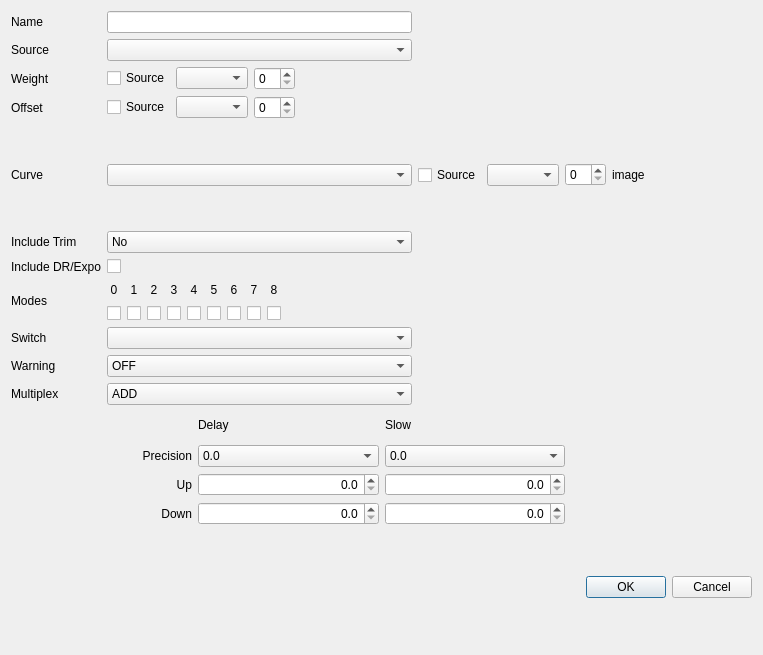
<?xml version="1.0" encoding="UTF-8"?>
<ui version="4.0">
 <class>MixerDialog</class>
 <widget class="QDialog" name="MixerDialog">
  <property name="geometry">
   <rect>
    <x>0</x>
    <y>0</y>
    <width>763</width>
    <height>655</height>
   </rect>
  </property>
  <property name="sizePolicy">
   <sizepolicy hsizetype="Minimum" vsizetype="Minimum">
    <horstretch>0</horstretch>
    <verstretch>0</verstretch>
   </sizepolicy>
  </property>
  <property name="windowTitle">
   <string>Dialog</string>
  </property>
  <property name="windowIcon">
   <iconset resource="../companion.qrc">
    <normaloff>:/icon.png</normaloff>:/icon.png</iconset>
  </property>
  <layout class="QGridLayout" name="gridLayout_3">
   <property name="verticalSpacing">
    <number>6</number>
   </property>
   <item row="0" column="0">
    <layout class="QGridLayout" name="gridLayout_2" columnstretch="0,0,0">
     <item row="2" column="1" colspan="2">
      <layout class="QHBoxLayout" name="horizontalLayout" stretch="0,0,0,1">
       <item>
        <widget class="QCheckBox" name="chkWeightUseSource">
         <property name="text">
          <string>Source</string>
         </property>
        </widget>
       </item>
       <item>
        <widget class="QComboBox" name="cboWeightSource">
         <property name="whatsThis">
          <string>The source for the mixer</string>
         </property>
        </widget>
       </item>
       <item>
        <widget class="QSpinBox" name="sbWeightValue"/>
       </item>
       <item>
        <spacer name="horizontalSpacer_2">
         <property name="orientation">
          <enum>Qt::Orientation::Horizontal</enum>
         </property>
         <property name="sizeHint" stdset="0">
          <size>
           <width>40</width>
           <height>20</height>
          </size>
         </property>
        </spacer>
       </item>
      </layout>
     </item>
     <item row="1" column="1">
      <widget class="QComboBox" name="sourceCB"/>
     </item>
     <item row="5" column="0">
      <widget class="QLabel" name="trimLabel">
       <property name="text">
        <string>Include Trim</string>
       </property>
      </widget>
     </item>
     <item row="8" column="1">
      <widget class="QComboBox" name="switchesCB"/>
     </item>
     <item row="3" column="1" colspan="2">
      <layout class="QHBoxLayout" name="horizontalLayout_2" stretch="0,0,0,1">
       <item>
        <widget class="QCheckBox" name="chkOffsetUseSource">
         <property name="text">
          <string>Source</string>
         </property>
        </widget>
       </item>
       <item>
        <widget class="QComboBox" name="cboOffsetSource">
         <property name="whatsThis">
          <string>The source for the mixer</string>
         </property>
        </widget>
       </item>
       <item>
        <widget class="QSpinBox" name="sbOffsetValue"/>
       </item>
       <item>
        <spacer name="horizontalSpacer">
         <property name="orientation">
          <enum>Qt::Orientation::Horizontal</enum>
         </property>
         <property name="sizeHint" stdset="0">
          <size>
           <width>40</width>
           <height>20</height>
          </size>
         </property>
        </spacer>
       </item>
      </layout>
     </item>
     <item row="9" column="0">
      <widget class="QLabel" name="label_2">
       <property name="text">
        <string>Warning</string>
       </property>
      </widget>
     </item>
     <item row="2" column="0">
      <widget class="QLabel" name="label_3">
       <property name="text">
        <string>Weight</string>
       </property>
      </widget>
     </item>
     <item row="8" column="0">
      <widget class="QLabel" name="label_5">
       <property name="text">
        <string>Switch</string>
       </property>
      </widget>
     </item>
     <item row="10" column="1">
      <widget class="QComboBox" name="mltpxCB">
       <item>
        <property name="text">
         <string>ADD</string>
        </property>
       </item>
       <item>
        <property name="text">
         <string>MULTIPLY</string>
        </property>
       </item>
       <item>
        <property name="text">
         <string>REPLACE</string>
        </property>
       </item>
      </widget>
     </item>
     <item row="6" column="0">
      <widget class="QLabel" name="label_MixDR">
       <property name="text">
        <string>Include DR/Expo</string>
       </property>
      </widget>
     </item>
     <item row="1" column="0">
      <widget class="QLabel" name="label_10">
       <property name="text">
        <string>Source</string>
       </property>
      </widget>
     </item>
     <item row="10" column="0">
      <widget class="QLabel" name="mltpxLbl">
       <property name="text">
        <string>Multiplex</string>
       </property>
      </widget>
     </item>
     <item row="4" column="0">
      <widget class="QLabel" name="label_curve">
       <property name="text">
        <string>Curve</string>
       </property>
      </widget>
     </item>
     <item row="0" column="1">
      <widget class="QLineEdit" name="mixerName"/>
     </item>
     <item row="5" column="1">
      <widget class="QComboBox" name="trimCB">
       <item>
        <property name="text">
         <string>No</string>
        </property>
       </item>
       <item>
        <property name="text">
         <string>Yes</string>
        </property>
       </item>
      </widget>
     </item>
     <item row="4" column="1">
      <widget class="QComboBox" name="cboCurveType">
       <property name="whatsThis">
        <string>The curve used by the mix</string>
       </property>
      </widget>
     </item>
     <item row="6" column="1">
      <widget class="QCheckBox" name="MixDR_CB">
       <property name="text">
        <string/>
       </property>
      </widget>
     </item>
     <item row="0" column="0">
      <widget class="QLabel" name="label_name">
       <property name="text">
        <string>Name</string>
       </property>
      </widget>
     </item>
     <item row="4" column="2">
      <layout class="QHBoxLayout" name="horizontalLayout_3" stretch="0,0,0,0,0">
       <item>
        <widget class="QCheckBox" name="chkCurveUseSource">
         <property name="text">
          <string>Source</string>
         </property>
        </widget>
       </item>
       <item>
        <widget class="QComboBox" name="cboCurveSource">
         <property name="whatsThis">
          <string>The source for the mixer</string>
         </property>
        </widget>
       </item>
       <item>
        <widget class="QSpinBox" name="sbCurveValue"/>
       </item>
       <item>
        <widget class="CurveImageWidget" name="imgCurve">
         <property name="minimumSize">
          <size>
           <width>100</width>
           <height>100</height>
          </size>
         </property>
         <property name="maximumSize">
          <size>
           <width>100</width>
           <height>100</height>
          </size>
         </property>
         <property name="text">
          <string>image</string>
         </property>
        </widget>
       </item>
       <item>
        <spacer name="horizontalSpacer_3">
         <property name="orientation">
          <enum>Qt::Orientation::Horizontal</enum>
         </property>
         <property name="sizeHint" stdset="0">
          <size>
           <width>40</width>
           <height>20</height>
          </size>
         </property>
        </spacer>
       </item>
      </layout>
     </item>
     <item row="7" column="0">
      <widget class="QLabel" name="label_phases">
       <property name="text">
        <string>Modes</string>
       </property>
      </widget>
     </item>
     <item row="9" column="1">
      <widget class="QComboBox" name="warningCB">
       <item>
        <property name="text">
         <string>OFF</string>
        </property>
       </item>
       <item>
        <property name="text">
         <string>1 Beep</string>
        </property>
       </item>
       <item>
        <property name="text">
         <string>2 Beeps</string>
        </property>
       </item>
       <item>
        <property name="text">
         <string>3 Beeps</string>
        </property>
       </item>
      </widget>
     </item>
     <item row="7" column="1" colspan="2">
      <layout class="QGridLayout" name="gridLayout_4">
       <item row="0" column="4">
        <widget class="QLabel" name="lb_FP4">
         <property name="text">
          <string notr="true">4</string>
         </property>
         <property name="alignment">
          <set>Qt::AlignmentFlag::AlignCenter</set>
         </property>
        </widget>
       </item>
       <item row="0" column="3">
        <widget class="QLabel" name="lb_FP3">
         <property name="text">
          <string notr="true">3</string>
         </property>
         <property name="alignment">
          <set>Qt::AlignmentFlag::AlignCenter</set>
         </property>
        </widget>
       </item>
       <item row="0" column="7">
        <widget class="QLabel" name="lb_FP7">
         <property name="text">
          <string notr="true">7</string>
         </property>
         <property name="alignment">
          <set>Qt::AlignmentFlag::AlignCenter</set>
         </property>
        </widget>
       </item>
       <item row="1" column="0">
        <widget class="QCheckBox" name="cb_FP0">
         <property name="text">
          <string/>
         </property>
        </widget>
       </item>
       <item row="0" column="2">
        <widget class="QLabel" name="lb_FP2">
         <property name="text">
          <string notr="true">2</string>
         </property>
         <property name="alignment">
          <set>Qt::AlignmentFlag::AlignCenter</set>
         </property>
        </widget>
       </item>
       <item row="1" column="6">
        <widget class="QCheckBox" name="cb_FP6">
         <property name="text">
          <string/>
         </property>
        </widget>
       </item>
       <item row="1" column="8">
        <widget class="QCheckBox" name="cb_FP8">
         <property name="text">
          <string/>
         </property>
        </widget>
       </item>
       <item row="0" column="8">
        <widget class="QLabel" name="lb_FP8">
         <property name="text">
          <string notr="true">8</string>
         </property>
         <property name="alignment">
          <set>Qt::AlignmentFlag::AlignCenter</set>
         </property>
        </widget>
       </item>
       <item row="1" column="7">
        <widget class="QCheckBox" name="cb_FP7">
         <property name="text">
          <string/>
         </property>
        </widget>
       </item>
       <item row="1" column="1">
        <widget class="QCheckBox" name="cb_FP1">
         <property name="text">
          <string/>
         </property>
        </widget>
       </item>
       <item row="1" column="5">
        <widget class="QCheckBox" name="cb_FP5">
         <property name="text">
          <string/>
         </property>
        </widget>
       </item>
       <item row="0" column="1">
        <widget class="QLabel" name="lb_FP1">
         <property name="text">
          <string notr="true">1</string>
         </property>
         <property name="alignment">
          <set>Qt::AlignmentFlag::AlignCenter</set>
         </property>
        </widget>
       </item>
       <item row="0" column="0">
        <widget class="QLabel" name="lb_FP0">
         <property name="text">
          <string notr="true">0</string>
         </property>
         <property name="alignment">
          <set>Qt::AlignmentFlag::AlignCenter</set>
         </property>
        </widget>
       </item>
       <item row="0" column="6">
        <widget class="QLabel" name="lb_FP6">
         <property name="text">
          <string notr="true">6</string>
         </property>
         <property name="alignment">
          <set>Qt::AlignmentFlag::AlignCenter</set>
         </property>
        </widget>
       </item>
       <item row="1" column="2">
        <widget class="QCheckBox" name="cb_FP2">
         <property name="text">
          <string/>
         </property>
        </widget>
       </item>
       <item row="0" column="5">
        <widget class="QLabel" name="lb_FP5">
         <property name="text">
          <string notr="true">5</string>
         </property>
         <property name="alignment">
          <set>Qt::AlignmentFlag::AlignCenter</set>
         </property>
        </widget>
       </item>
       <item row="1" column="4">
        <widget class="QCheckBox" name="cb_FP4">
         <property name="text">
          <string/>
         </property>
        </widget>
       </item>
       <item row="1" column="3">
        <widget class="QCheckBox" name="cb_FP3">
         <property name="text">
          <string/>
         </property>
        </widget>
       </item>
       <item row="0" column="9">
        <spacer name="horizontalSpacer_4">
         <property name="orientation">
          <enum>Qt::Orientation::Horizontal</enum>
         </property>
         <property name="sizeHint" stdset="0">
          <size>
           <width>40</width>
           <height>20</height>
          </size>
         </property>
        </spacer>
       </item>
      </layout>
     </item>
     <item row="3" column="0">
      <widget class="QLabel" name="label_4">
       <property name="text">
        <string>Offset</string>
       </property>
      </widget>
     </item>
    </layout>
   </item>
   <item row="2" column="0">
    <widget class="QDialogButtonBox" name="buttonBox">
     <property name="sizePolicy">
      <sizepolicy hsizetype="Expanding" vsizetype="Preferred">
       <horstretch>0</horstretch>
       <verstretch>0</verstretch>
      </sizepolicy>
     </property>
     <property name="orientation">
      <enum>Qt::Orientation::Horizontal</enum>
     </property>
     <property name="standardButtons">
      <set>QDialogButtonBox::StandardButton::Cancel|QDialogButtonBox::StandardButton::Ok</set>
     </property>
    </widget>
   </item>
   <item row="1" column="0">
    <layout class="QGridLayout" name="gridLayout" columnstretch="0,0,0,0">
     <item row="3" column="1">
      <widget class="QDoubleSpinBox" name="delayDownSB">
       <property name="whatsThis">
        <string>&lt;!DOCTYPE HTML PUBLIC &quot;-//W3C//DTD HTML 4.0//EN&quot; &quot;http://www.w3.org/TR/REC-html40/strict.dtd&quot;&gt;
&lt;html&gt;&lt;head&gt;&lt;meta name=&quot;qrichtext&quot; content=&quot;1&quot; /&gt;&lt;style type=&quot;text/css&quot;&gt;
p, li { white-space: pre-wrap; }
&lt;/style&gt;&lt;/head&gt;&lt;body style=&quot; font-family:'MS Shell Dlg 2'; font-size:8.25pt; font-weight:400; font-style:normal;&quot;&gt;
&lt;p style=&quot; margin-top:0px; margin-bottom:0px; margin-left:0px; margin-right:0px; -qt-block-indent:0; text-indent:0px;&quot;&gt;&lt;span style=&quot; font-weight:600; text-decoration: underline;&quot;&gt;Delay ans Slow&lt;/span&gt;&lt;/p&gt;
&lt;p style=&quot;-qt-paragraph-type:empty; margin-top:0px; margin-bottom:0px; margin-left:0px; margin-right:0px; -qt-block-indent:0; text-indent:0px; font-weight:600; text-decoration: underline;&quot;&gt;&lt;/p&gt;
&lt;p style=&quot; margin-top:0px; margin-bottom:0px; margin-left:0px; margin-right:0px; -qt-block-indent:0; text-indent:0px;&quot;&gt;These values control the speed and delay of the output of the mix.  &lt;/p&gt;
&lt;p style=&quot;-qt-paragraph-type:empty; margin-top:0px; margin-bottom:0px; margin-left:0px; margin-right:0px; -qt-block-indent:0; text-indent:0px;&quot;&gt;&lt;/p&gt;
&lt;p style=&quot; margin-top:0px; margin-bottom:0px; margin-left:0px; margin-right:0px; -qt-block-indent:0; text-indent:0px;&quot;&gt;If Delay is not zero the actuation of the mix will be delayed by the specified amount of seconds.&lt;/p&gt;
&lt;p style=&quot;-qt-paragraph-type:empty; margin-top:0px; margin-bottom:0px; margin-left:0px; margin-right:0px; -qt-block-indent:0; text-indent:0px;&quot;&gt;&lt;/p&gt;
&lt;p style=&quot; margin-top:0px; margin-bottom:0px; margin-left:0px; margin-right:0px; -qt-block-indent:0; text-indent:0px;&quot;&gt;If Slow is not zero then the speed of the mix will be set by the value specified -&amp;gt; the value states the number of seconds it takes to transit from -100 to 100.&lt;/p&gt;&lt;/body&gt;&lt;/html&gt;</string>
       </property>
       <property name="alignment">
        <set>Qt::AlignmentFlag::AlignRight|Qt::AlignmentFlag::AlignTrailing|Qt::AlignmentFlag::AlignVCenter</set>
       </property>
       <property name="decimals">
        <number>1</number>
       </property>
      </widget>
     </item>
     <item row="0" column="2">
      <widget class="QLabel" name="label_14">
       <property name="text">
        <string>Slow</string>
       </property>
      </widget>
     </item>
     <item row="0" column="1">
      <widget class="QLabel" name="label_13">
       <property name="text">
        <string>Delay</string>
       </property>
      </widget>
     </item>
     <item row="2" column="0">
      <widget class="QLabel" name="label_12">
       <property name="text">
        <string>Up</string>
       </property>
       <property name="alignment">
        <set>Qt::AlignmentFlag::AlignRight|Qt::AlignmentFlag::AlignTrailing|Qt::AlignmentFlag::AlignVCenter</set>
       </property>
      </widget>
     </item>
     <item row="3" column="0">
      <widget class="QLabel" name="label_11">
       <property name="text">
        <string>Down</string>
       </property>
       <property name="alignment">
        <set>Qt::AlignmentFlag::AlignRight|Qt::AlignmentFlag::AlignTrailing|Qt::AlignmentFlag::AlignVCenter</set>
       </property>
      </widget>
     </item>
     <item row="0" column="3">
      <widget class="QLabel" name="label">
       <property name="text">
        <string/>
       </property>
      </widget>
     </item>
     <item row="3" column="2">
      <widget class="QDoubleSpinBox" name="slowDownSB">
       <property name="whatsThis">
        <string>&lt;!DOCTYPE HTML PUBLIC &quot;-//W3C//DTD HTML 4.0//EN&quot; &quot;http://www.w3.org/TR/REC-html40/strict.dtd&quot;&gt;
&lt;html&gt;&lt;head&gt;&lt;meta name=&quot;qrichtext&quot; content=&quot;1&quot; /&gt;&lt;style type=&quot;text/css&quot;&gt;
p, li { white-space: pre-wrap; }
&lt;/style&gt;&lt;/head&gt;&lt;body style=&quot; font-family:'MS Shell Dlg 2'; font-size:8.25pt; font-weight:400; font-style:normal;&quot;&gt;
&lt;p style=&quot; margin-top:0px; margin-bottom:0px; margin-left:0px; margin-right:0px; -qt-block-indent:0; text-indent:0px;&quot;&gt;&lt;span style=&quot; font-weight:600; text-decoration: underline;&quot;&gt;Delay ans Slow&lt;/span&gt;&lt;/p&gt;
&lt;p style=&quot;-qt-paragraph-type:empty; margin-top:0px; margin-bottom:0px; margin-left:0px; margin-right:0px; -qt-block-indent:0; text-indent:0px; font-weight:600; text-decoration: underline;&quot;&gt;&lt;/p&gt;
&lt;p style=&quot; margin-top:0px; margin-bottom:0px; margin-left:0px; margin-right:0px; -qt-block-indent:0; text-indent:0px;&quot;&gt;These values control the speed and delay of the output of the mix.  &lt;/p&gt;
&lt;p style=&quot;-qt-paragraph-type:empty; margin-top:0px; margin-bottom:0px; margin-left:0px; margin-right:0px; -qt-block-indent:0; text-indent:0px;&quot;&gt;&lt;/p&gt;
&lt;p style=&quot; margin-top:0px; margin-bottom:0px; margin-left:0px; margin-right:0px; -qt-block-indent:0; text-indent:0px;&quot;&gt;If Delay is not zero the actuation of the mix will be delayed by the specified amount of seconds.&lt;/p&gt;
&lt;p style=&quot;-qt-paragraph-type:empty; margin-top:0px; margin-bottom:0px; margin-left:0px; margin-right:0px; -qt-block-indent:0; text-indent:0px;&quot;&gt;&lt;/p&gt;
&lt;p style=&quot; margin-top:0px; margin-bottom:0px; margin-left:0px; margin-right:0px; -qt-block-indent:0; text-indent:0px;&quot;&gt;If Slow is not zero then the speed of the mix will be set by the value specified -&amp;gt; the value states the number of seconds it takes to transit from -100 to 100.&lt;/p&gt;&lt;/body&gt;&lt;/html&gt;</string>
       </property>
       <property name="alignment">
        <set>Qt::AlignmentFlag::AlignRight|Qt::AlignmentFlag::AlignTrailing|Qt::AlignmentFlag::AlignVCenter</set>
       </property>
       <property name="decimals">
        <number>1</number>
       </property>
       <property name="maximum">
        <double>7.500000000000000</double>
       </property>
       <property name="singleStep">
        <double>0.500000000000000</double>
       </property>
      </widget>
     </item>
     <item row="2" column="1">
      <widget class="QDoubleSpinBox" name="delayUpSB">
       <property name="whatsThis">
        <string>&lt;!DOCTYPE HTML PUBLIC &quot;-//W3C//DTD HTML 4.0//EN&quot; &quot;http://www.w3.org/TR/REC-html40/strict.dtd&quot;&gt;
&lt;html&gt;&lt;head&gt;&lt;meta name=&quot;qrichtext&quot; content=&quot;1&quot; /&gt;&lt;style type=&quot;text/css&quot;&gt;
p, li { white-space: pre-wrap; }
&lt;/style&gt;&lt;/head&gt;&lt;body style=&quot; font-family:'MS Shell Dlg 2'; font-size:8.25pt; font-weight:400; font-style:normal;&quot;&gt;
&lt;p style=&quot; margin-top:0px; margin-bottom:0px; margin-left:0px; margin-right:0px; -qt-block-indent:0; text-indent:0px;&quot;&gt;&lt;span style=&quot; font-weight:600; text-decoration: underline;&quot;&gt;Delay ans Slow&lt;/span&gt;&lt;/p&gt;
&lt;p style=&quot;-qt-paragraph-type:empty; margin-top:0px; margin-bottom:0px; margin-left:0px; margin-right:0px; -qt-block-indent:0; text-indent:0px; font-weight:600; text-decoration: underline;&quot;&gt;&lt;/p&gt;
&lt;p style=&quot; margin-top:0px; margin-bottom:0px; margin-left:0px; margin-right:0px; -qt-block-indent:0; text-indent:0px;&quot;&gt;These values control the speed and delay of the output of the mix.  &lt;/p&gt;
&lt;p style=&quot;-qt-paragraph-type:empty; margin-top:0px; margin-bottom:0px; margin-left:0px; margin-right:0px; -qt-block-indent:0; text-indent:0px;&quot;&gt;&lt;/p&gt;
&lt;p style=&quot; margin-top:0px; margin-bottom:0px; margin-left:0px; margin-right:0px; -qt-block-indent:0; text-indent:0px;&quot;&gt;If Delay is not zero the actuation of the mix will be delayed by the specified amount of seconds.&lt;/p&gt;
&lt;p style=&quot;-qt-paragraph-type:empty; margin-top:0px; margin-bottom:0px; margin-left:0px; margin-right:0px; -qt-block-indent:0; text-indent:0px;&quot;&gt;&lt;/p&gt;
&lt;p style=&quot; margin-top:0px; margin-bottom:0px; margin-left:0px; margin-right:0px; -qt-block-indent:0; text-indent:0px;&quot;&gt;If Slow is not zero then the speed of the mix will be set by the value specified -&amp;gt; the value states the number of seconds it takes to transit from -100 to 100.&lt;/p&gt;&lt;/body&gt;&lt;/html&gt;</string>
       </property>
       <property name="alignment">
        <set>Qt::AlignmentFlag::AlignRight|Qt::AlignmentFlag::AlignTrailing|Qt::AlignmentFlag::AlignVCenter</set>
       </property>
       <property name="decimals">
        <number>1</number>
       </property>
      </widget>
     </item>
     <item row="2" column="2">
      <widget class="QDoubleSpinBox" name="slowUpSB">
       <property name="whatsThis">
        <string>&lt;!DOCTYPE HTML PUBLIC &quot;-//W3C//DTD HTML 4.0//EN&quot; &quot;http://www.w3.org/TR/REC-html40/strict.dtd&quot;&gt;
&lt;html&gt;&lt;head&gt;&lt;meta name=&quot;qrichtext&quot; content=&quot;1&quot; /&gt;&lt;style type=&quot;text/css&quot;&gt;
p, li { white-space: pre-wrap; }
&lt;/style&gt;&lt;/head&gt;&lt;body style=&quot; font-family:'MS Shell Dlg 2'; font-size:8.25pt; font-weight:400; font-style:normal;&quot;&gt;
&lt;p style=&quot; margin-top:0px; margin-bottom:0px; margin-left:0px; margin-right:0px; -qt-block-indent:0; text-indent:0px;&quot;&gt;&lt;span style=&quot; font-weight:600; text-decoration: underline;&quot;&gt;Delay ans Slow&lt;/span&gt;&lt;/p&gt;
&lt;p style=&quot;-qt-paragraph-type:empty; margin-top:0px; margin-bottom:0px; margin-left:0px; margin-right:0px; -qt-block-indent:0; text-indent:0px; font-weight:600; text-decoration: underline;&quot;&gt;&lt;/p&gt;
&lt;p style=&quot; margin-top:0px; margin-bottom:0px; margin-left:0px; margin-right:0px; -qt-block-indent:0; text-indent:0px;&quot;&gt;These values control the speed and delay of the output of the mix.  &lt;/p&gt;
&lt;p style=&quot;-qt-paragraph-type:empty; margin-top:0px; margin-bottom:0px; margin-left:0px; margin-right:0px; -qt-block-indent:0; text-indent:0px;&quot;&gt;&lt;/p&gt;
&lt;p style=&quot; margin-top:0px; margin-bottom:0px; margin-left:0px; margin-right:0px; -qt-block-indent:0; text-indent:0px;&quot;&gt;If Delay is not zero the actuation of the mix will be delayed by the specified amount of seconds.&lt;/p&gt;
&lt;p style=&quot;-qt-paragraph-type:empty; margin-top:0px; margin-bottom:0px; margin-left:0px; margin-right:0px; -qt-block-indent:0; text-indent:0px;&quot;&gt;&lt;/p&gt;
&lt;p style=&quot; margin-top:0px; margin-bottom:0px; margin-left:0px; margin-right:0px; -qt-block-indent:0; text-indent:0px;&quot;&gt;If Slow is not zero then the speed of the mix will be set by the value specified -&amp;gt; the value states the number of seconds it takes to transit from -100 to 100.&lt;/p&gt;&lt;/body&gt;&lt;/html&gt;</string>
       </property>
       <property name="alignment">
        <set>Qt::AlignmentFlag::AlignRight|Qt::AlignmentFlag::AlignTrailing|Qt::AlignmentFlag::AlignVCenter</set>
       </property>
       <property name="decimals">
        <number>1</number>
       </property>
       <property name="maximum">
        <double>7.500000000000000</double>
       </property>
       <property name="singleStep">
        <double>0.500000000000000</double>
       </property>
      </widget>
     </item>
     <item row="1" column="0">
      <widget class="QLabel" name="label_15">
       <property name="text">
        <string>Precision</string>
       </property>
       <property name="alignment">
        <set>Qt::AlignmentFlag::AlignRight|Qt::AlignmentFlag::AlignTrailing|Qt::AlignmentFlag::AlignVCenter</set>
       </property>
      </widget>
     </item>
     <item row="1" column="2">
      <widget class="QComboBox" name="speedPrecCB">
       <item>
        <property name="text">
         <string>0.0</string>
        </property>
       </item>
       <item>
        <property name="text">
         <string>0.00</string>
        </property>
       </item>
      </widget>
     </item>
     <item row="1" column="1">
      <widget class="QComboBox" name="delayPrecCB">
       <item>
        <property name="text">
         <string>0.0</string>
        </property>
       </item>
       <item>
        <property name="text">
         <string>0.00</string>
        </property>
       </item>
      </widget>
     </item>
    </layout>
   </item>
  </layout>
 </widget>
 <customwidgets>
  <customwidget>
   <class>CurveImageWidget</class>
   <extends>QLabel</extends>
   <header>curveimagewidget.h</header>
  </customwidget>
 </customwidgets>
 <tabstops>
  <tabstop>chkWeightUseSource</tabstop>
  <tabstop>cboWeightSource</tabstop>
  <tabstop>sbWeightValue</tabstop>
  <tabstop>chkOffsetUseSource</tabstop>
  <tabstop>cboOffsetSource</tabstop>
  <tabstop>sbOffsetValue</tabstop>
  <tabstop>cboCurveType</tabstop>
  <tabstop>chkCurveUseSource</tabstop>
  <tabstop>cboCurveSource</tabstop>
  <tabstop>sbCurveValue</tabstop>
  <tabstop>trimCB</tabstop>
  <tabstop>MixDR_CB</tabstop>
  <tabstop>cb_FP0</tabstop>
  <tabstop>cb_FP1</tabstop>
  <tabstop>cb_FP2</tabstop>
  <tabstop>cb_FP3</tabstop>
  <tabstop>cb_FP4</tabstop>
  <tabstop>cb_FP5</tabstop>
  <tabstop>cb_FP6</tabstop>
  <tabstop>cb_FP7</tabstop>
  <tabstop>cb_FP8</tabstop>
  <tabstop>delayUpSB</tabstop>
  <tabstop>delayDownSB</tabstop>
  <tabstop>slowUpSB</tabstop>
  <tabstop>slowDownSB</tabstop>
  <tabstop>buttonBox</tabstop>
 </tabstops>
 <resources>
  <include location="../companion.qrc"/>
 </resources>
 <connections>
  <connection>
   <sender>buttonBox</sender>
   <signal>accepted()</signal>
   <receiver>MixerDialog</receiver>
   <slot>accept()</slot>
   <hints>
    <hint type="sourcelabel">
     <x>199</x>
     <y>354</y>
    </hint>
    <hint type="destinationlabel">
     <x>157</x>
     <y>274</y>
    </hint>
   </hints>
  </connection>
  <connection>
   <sender>buttonBox</sender>
   <signal>rejected()</signal>
   <receiver>MixerDialog</receiver>
   <slot>reject()</slot>
   <hints>
    <hint type="sourcelabel">
     <x>199</x>
     <y>360</y>
    </hint>
    <hint type="destinationlabel">
     <x>208</x>
     <y>274</y>
    </hint>
   </hints>
  </connection>
 </connections>
</ui>
